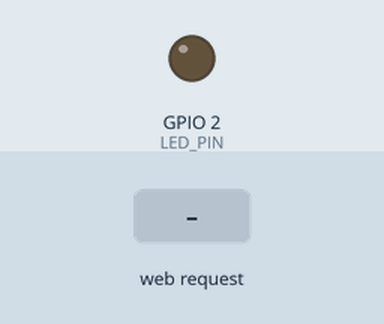
Simulated run of this sketch. Board: ESP32. On the bench: output pins drawn as LEDs (lit = HIGH). The inputs (shaded band) are chosen by the test bench. WiFi joins after 1.5 s; servers stay silent unless stated; what the sketch prints to the serial monitor is not drawn.

Above: at 2.7 s.
2.8 s: HTTP request GET /on received
At 3.2 s:
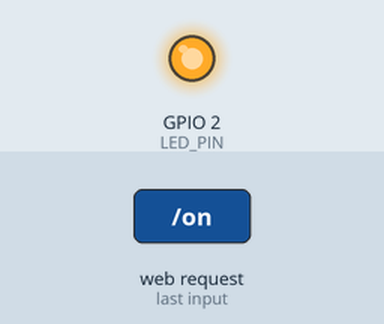
4.3 s: HTTP request GET /off received
At 5.6 s:
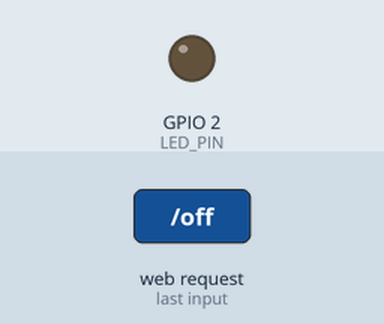
Timing chart, 0 to 7.3 s (numbered marks = the images above; inputs shaded):
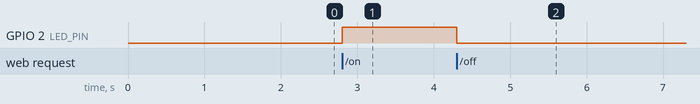

Measured:
- after the input at 2.8 s, GPIO 2 (LED_PIN): LOW → HIGH at once
- after the input at 4.3 s, GPIO 2 (LED_PIN): HIGH → LOW at once

The sketch:

Task_2.1.2.ino
```cpp
// Task 2.1.2: ESP32 Web Server to toggle LED via browser
#include <WiFi.h>
    #include <WebServer.h>

        const char* ssid = "Poco65";
        const char* password = "sarr2008";

        #define LED_PIN 2

        WebServer server(80);

        // HTML page served at root "/"
        const char* htmlPage = R"rawhtml(
        <!DOCTYPE html>
        <html>

        <head>
            <title>ESP32 LED Control</title>
            <meta name="viewport" content="width=device-width, initial-scale=1">
            <style>
                body {
                    font-family: Arial;
                    text-align: center;
                    margin-top: 50px;
                }

                button {
                    padding: 15px 30px;
                    font-size: 20px;
                    margin: 10px;
                    cursor: pointer;
                    border-radius: 8px;
                    border: none;
                }

                .on {
                    background-color: #4CAF50;
                    color: white;
                }

                .off {
                    background-color: #f44336;
                    color: white;
                }
            </style>
        </head>

        <body>
            <h1>ESP32 LED Control</h1>
            <a href="/on"><button class="on">Turn ON</button></a>
            <a href="/off"><button class="off">Turn OFF</button></a>
        </body>

        </html>
        )rawhtml";

        void handleRoot() {
        server.send(200, "text/html", htmlPage);
        }

        void handleOn() {
        digitalWrite(LED_PIN, HIGH);
        server.send(200, "text/html", htmlPage);
        Serial.println("LED ON");
        }

        void handleOff() {
        digitalWrite(LED_PIN, LOW);
        server.send(200, "text/html", htmlPage);
        Serial.println("LED OFF");
        }

        void handleNotFound() {
        server.send(404, "text/plain", "404: Not Found");
        }

        void setup() {
        Serial.begin(115200);
        pinMode(LED_PIN, OUTPUT);
        digitalWrite(LED_PIN, LOW);

        WiFi.mode(WIFI_STA);
        WiFi.begin(ssid, password);

        Serial.print("Connecting");
        while (WiFi.status() != WL_CONNECTED) {
        delay(500);
        Serial.print(".");
        }

        Serial.println("\nConnected!");
        Serial.print("IP Address: ");
        Serial.println(WiFi.localIP());

        server.on("/", handleRoot);
        server.on("/on", handleOn);
        server.on("/off", handleOff);
        server.onNotFound(handleNotFound);

        server.begin();
        Serial.println("Web server started.");
        }

        void loop() {
        server.handleClient();
        }
```
